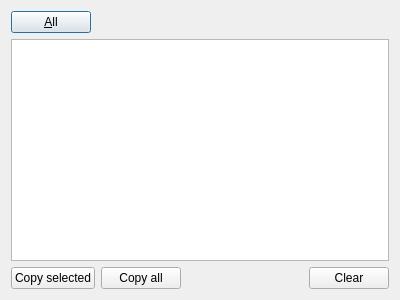
<?xml version="1.0" encoding="UTF-8"?>
<ui version="4.0">
 <class>alt::WarningsDialog</class>
 <widget class="QDialog" name="alt::WarningsDialog">
  <property name="geometry">
   <rect>
    <x>0</x>
    <y>0</y>
    <width>400</width>
    <height>300</height>
   </rect>
  </property>
  <property name="sizePolicy">
   <sizepolicy hsizetype="Minimum" vsizetype="Preferred">
    <horstretch>0</horstretch>
    <verstretch>0</verstretch>
   </sizepolicy>
  </property>
  <property name="windowTitle">
   <string>Components</string>
  </property>
  <layout class="QVBoxLayout" name="verticalLayout">
   <item>
    <layout class="QHBoxLayout" name="horizontalLayout">
     <item>
      <widget class="QPushButton" name="filterButton">
       <property name="sizePolicy">
        <sizepolicy hsizetype="Minimum" vsizetype="Fixed">
         <horstretch>0</horstretch>
         <verstretch>0</verstretch>
        </sizepolicy>
       </property>
       <property name="text">
        <string>&amp;All</string>
       </property>
      </widget>
     </item>
     <item>
      <spacer name="horizontalSpacer">
       <property name="orientation">
        <enum>Qt::Orientation::Horizontal</enum>
       </property>
       <property name="sizeHint" stdset="0">
        <size>
         <width>40</width>
         <height>20</height>
        </size>
       </property>
      </spacer>
     </item>
    </layout>
   </item>
   <item>
    <widget class="QTableView" name="messagesTable">
     <property name="autoScroll">
      <bool>true</bool>
     </property>
     <property name="editTriggers">
      <set>QAbstractItemView::EditTrigger::NoEditTriggers</set>
     </property>
     <property name="alternatingRowColors">
      <bool>true</bool>
     </property>
     <property name="selectionBehavior">
      <enum>QAbstractItemView::SelectionBehavior::SelectRows</enum>
     </property>
     <property name="showGrid">
      <bool>false</bool>
     </property>
     <property name="wordWrap">
      <bool>true</bool>
     </property>
     <property name="cornerButtonEnabled">
      <bool>false</bool>
     </property>
     <attribute name="horizontalHeaderVisible">
      <bool>true</bool>
     </attribute>
     <attribute name="horizontalHeaderShowSortIndicator" stdset="0">
      <bool>false</bool>
     </attribute>
     <attribute name="horizontalHeaderStretchLastSection">
      <bool>true</bool>
     </attribute>
     <attribute name="verticalHeaderVisible">
      <bool>false</bool>
     </attribute>
     <attribute name="verticalHeaderShowSortIndicator" stdset="0">
      <bool>false</bool>
     </attribute>
    </widget>
   </item>
   <item>
    <layout class="QHBoxLayout" name="horizontalLayout_2">
     <item>
      <widget class="QPushButton" name="copyButton">
       <property name="text">
        <string>Copy selected</string>
       </property>
      </widget>
     </item>
     <item>
      <widget class="QPushButton" name="copyAllButton">
       <property name="text">
        <string>Copy all</string>
       </property>
      </widget>
     </item>
     <item>
      <spacer name="horizontalSpacer_2">
       <property name="orientation">
        <enum>Qt::Orientation::Horizontal</enum>
       </property>
       <property name="sizeHint" stdset="0">
        <size>
         <width>40</width>
         <height>20</height>
        </size>
       </property>
      </spacer>
     </item>
     <item>
      <widget class="QPushButton" name="removeButton">
       <property name="text">
        <string>Clear</string>
       </property>
      </widget>
     </item>
    </layout>
   </item>
  </layout>
 </widget>
 <resources/>
 <connections/>
</ui>
